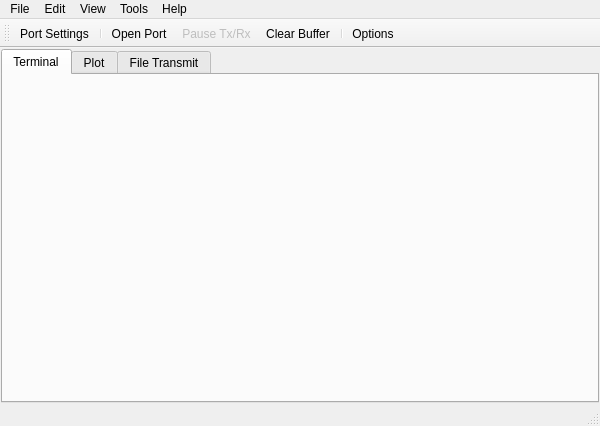
<?xml version="1.0" encoding="UTF-8"?>
<ui version="4.0">
 <author>官文亮</author>
 <class>MainWindow</class>
 <widget class="QMainWindow" name="MainWindow">
  <property name="geometry">
   <rect>
    <x>0</x>
    <y>0</y>
    <width>600</width>
    <height>426</height>
   </rect>
  </property>
  <property name="sizePolicy">
   <sizepolicy hsizetype="Preferred" vsizetype="Preferred">
    <horstretch>0</horstretch>
    <verstretch>0</verstretch>
   </sizepolicy>
  </property>
  <property name="windowTitle">
   <string notr="true">SerialTool</string>
  </property>
  <property name="windowIcon">
   <iconset resource="../resource/serialtool.qrc">
    <normaloff>:/SerialTool/images/icon.ico</normaloff>:/SerialTool/images/icon.ico</iconset>
  </property>
  <widget class="QWidget" name="centralWidget">
   <property name="sizePolicy">
    <sizepolicy hsizetype="Expanding" vsizetype="Expanding">
     <horstretch>0</horstretch>
     <verstretch>0</verstretch>
    </sizepolicy>
   </property>
   <property name="maximumSize">
    <size>
     <width>16777215</width>
     <height>16777215</height>
    </size>
   </property>
   <layout class="QVBoxLayout" name="verticalLayout_2">
    <property name="spacing">
     <number>3</number>
    </property>
    <property name="leftMargin">
     <number>1</number>
    </property>
    <property name="topMargin">
     <number>1</number>
    </property>
    <property name="rightMargin">
     <number>1</number>
    </property>
    <property name="bottomMargin">
     <number>1</number>
    </property>
    <item>
     <widget class="QTabWidget" name="tabWidget">
      <property name="sizePolicy">
       <sizepolicy hsizetype="Expanding" vsizetype="Expanding">
        <horstretch>0</horstretch>
        <verstretch>0</verstretch>
       </sizepolicy>
      </property>
      <property name="currentIndex">
       <number>0</number>
      </property>
      <widget class="QWidget" name="tabTerminal">
       <attribute name="title">
        <string>Terminal</string>
       </attribute>
       <layout class="QVBoxLayout" name="verticalLayout_3">
        <property name="spacing">
         <number>2</number>
        </property>
        <property name="leftMargin">
         <number>2</number>
        </property>
        <property name="topMargin">
         <number>2</number>
        </property>
        <property name="rightMargin">
         <number>2</number>
        </property>
        <property name="bottomMargin">
         <number>2</number>
        </property>
        <item>
         <widget class="TerminalView" name="terminal" native="true"/>
        </item>
       </layout>
      </widget>
      <widget class="QWidget" name="tabOsc">
       <attribute name="title">
        <string>Plot</string>
       </attribute>
       <widget class="Oscilloscope" name="oscPlot" native="true">
        <property name="geometry">
         <rect>
          <x>0</x>
          <y>0</y>
          <width>592</width>
          <height>297</height>
         </rect>
        </property>
       </widget>
      </widget>
      <widget class="QWidget" name="tabFileTrans">
       <attribute name="title">
        <string>File Transmit</string>
       </attribute>
       <layout class="QHBoxLayout" name="horizontalLayout_2">
        <property name="spacing">
         <number>0</number>
        </property>
        <property name="leftMargin">
         <number>0</number>
        </property>
        <property name="topMargin">
         <number>0</number>
        </property>
        <property name="rightMargin">
         <number>0</number>
        </property>
        <property name="bottomMargin">
         <number>0</number>
        </property>
        <item>
         <widget class="FileTransmitView" name="fileTransmit" native="true"/>
        </item>
       </layout>
      </widget>
     </widget>
    </item>
   </layout>
  </widget>
  <widget class="QMenuBar" name="menuBar">
   <property name="geometry">
    <rect>
     <x>0</x>
     <y>0</y>
     <width>600</width>
     <height>23</height>
    </rect>
   </property>
   <widget class="QMenu" name="menu">
    <property name="title">
     <string>File</string>
    </property>
    <addaction name="actionOpen"/>
    <addaction name="actionSave"/>
    <addaction name="separator"/>
    <addaction name="actionClose"/>
   </widget>
   <widget class="QMenu" name="menu_2">
    <property name="title">
     <string>Tools</string>
    </property>
    <addaction name="actionOption"/>
    <addaction name="actionValueDisplay"/>
    <addaction name="actionVedioBox"/>
   </widget>
   <widget class="QMenu" name="menu_3">
    <property name="title">
     <string>Edit</string>
    </property>
    <addaction name="portSwitchAction"/>
    <addaction name="portRunAction"/>
    <addaction name="clearAction"/>
    <addaction name="separator"/>
    <addaction name="portSetAction"/>
   </widget>
   <widget class="QMenu" name="menu_4">
    <property name="title">
     <string>View</string>
    </property>
    <addaction name="actionVisibleTab0"/>
    <addaction name="actionVisibleTab1"/>
    <addaction name="actionVisibleTab2"/>
    <addaction name="separator"/>
    <addaction name="actionVisibleToolbar"/>
    <addaction name="actionVisibleStatusBar"/>
    <addaction name="separator"/>
    <addaction name="actionStaysOnTop"/>
   </widget>
   <widget class="QMenu" name="menu_5">
    <property name="title">
     <string>Help</string>
    </property>
    <addaction name="actionWiki"/>
    <addaction name="actionAbout"/>
   </widget>
   <addaction name="menu"/>
   <addaction name="menu_3"/>
   <addaction name="menu_4"/>
   <addaction name="menu_2"/>
   <addaction name="menu_5"/>
  </widget>
  <widget class="QToolBar" name="toolBar1">
   <property name="windowTitle">
    <string>Tool Bar</string>
   </property>
   <property name="allowedAreas">
    <set>Qt::BottomToolBarArea|Qt::TopToolBarArea</set>
   </property>
   <attribute name="toolBarArea">
    <enum>TopToolBarArea</enum>
   </attribute>
   <attribute name="toolBarBreak">
    <bool>false</bool>
   </attribute>
   <addaction name="portSetAction"/>
   <addaction name="separator"/>
   <addaction name="portSwitchAction"/>
   <addaction name="portRunAction"/>
   <addaction name="clearAction"/>
   <addaction name="separator"/>
   <addaction name="actionOption"/>
  </widget>
  <widget class="QStatusBar" name="statusBar"/>
  <action name="actionSave">
   <property name="icon">
    <iconset resource="../resource/serialtool.qrc">
     <normaloff>:/SerialTool/images/save.ico</normaloff>:/SerialTool/images/save.ico</iconset>
   </property>
   <property name="text">
    <string>Save</string>
   </property>
   <property name="shortcut">
    <string>Ctrl+S</string>
   </property>
  </action>
  <action name="actionOption">
   <property name="icon">
    <iconset resource="../resource/serialtool.qrc">
     <normaloff>:/SerialTool/images/config.ico</normaloff>:/SerialTool/images/config.ico</iconset>
   </property>
   <property name="text">
    <string>Options</string>
   </property>
  </action>
  <action name="portSwitchAction">
   <property name="icon">
    <iconset resource="../resource/serialtool.qrc">
     <normaloff>:/SerialTool/images/connect.ico</normaloff>:/SerialTool/images/connect.ico</iconset>
   </property>
   <property name="text">
    <string>Open Port</string>
   </property>
   <property name="shortcut">
    <string>Alt+S</string>
   </property>
  </action>
  <action name="portRunAction">
   <property name="enabled">
    <bool>false</bool>
   </property>
   <property name="icon">
    <iconset resource="../resource/serialtool.qrc">
     <normaloff>:/SerialTool/images/pause.ico</normaloff>
     <activeoff>:/SerialTool/images/pause.png</activeoff>:/SerialTool/images/pause.ico</iconset>
   </property>
   <property name="text">
    <string>Pause Tx/Rx</string>
   </property>
   <property name="shortcut">
    <string>Alt+R</string>
   </property>
  </action>
  <action name="clearAction">
   <property name="icon">
    <iconset resource="../resource/serialtool.qrc">
     <normaloff>:/SerialTool/images/clear.ico</normaloff>:/SerialTool/images/clear.ico</iconset>
   </property>
   <property name="text">
    <string>Clear Buffer</string>
   </property>
   <property name="shortcut">
    <string>Alt+C</string>
   </property>
  </action>
  <action name="portSetAction">
   <property name="icon">
    <iconset resource="../resource/serialtool.qrc">
     <normaloff>:/SerialTool/images/port config.ico</normaloff>:/SerialTool/images/port config.ico</iconset>
   </property>
   <property name="text">
    <string>Port Settings</string>
   </property>
  </action>
  <action name="actionClose">
   <property name="icon">
    <iconset resource="../resource/serialtool.qrc">
     <normaloff>:/SerialTool/images/exit.ico</normaloff>:/SerialTool/images/exit.ico</iconset>
   </property>
   <property name="text">
    <string>Close</string>
   </property>
  </action>
  <action name="actionVisibleToolbar">
   <property name="checkable">
    <bool>true</bool>
   </property>
   <property name="checked">
    <bool>true</bool>
   </property>
   <property name="text">
    <string>Tool Bar</string>
   </property>
  </action>
  <action name="actionVisibleTab0">
   <property name="checkable">
    <bool>true</bool>
   </property>
   <property name="text">
    <string>Terminal</string>
   </property>
   <property name="toolTip">
    <string>Tester</string>
   </property>
  </action>
  <action name="actionVisibleTab1">
   <property name="checkable">
    <bool>true</bool>
   </property>
   <property name="text">
    <string>Plot</string>
   </property>
  </action>
  <action name="actionVisibleStatusBar">
   <property name="checkable">
    <bool>true</bool>
   </property>
   <property name="checked">
    <bool>true</bool>
   </property>
   <property name="text">
    <string>Status Bar</string>
   </property>
  </action>
  <action name="actionAbout">
   <property name="text">
    <string>About</string>
   </property>
   <property name="shortcut">
    <string>F1</string>
   </property>
  </action>
  <action name="actionVedioBox">
   <property name="text">
    <string>Vedio Box</string>
   </property>
  </action>
  <action name="actionVisibleTab2">
   <property name="checkable">
    <bool>true</bool>
   </property>
   <property name="text">
    <string>File Transmit</string>
   </property>
  </action>
  <action name="actionWiki">
   <property name="text">
    <string>Wiki</string>
   </property>
   <property name="toolTip">
    <string>Wiki</string>
   </property>
  </action>
  <action name="actionOpen">
   <property name="icon">
    <iconset resource="../resource/serialtool.qrc">
     <normaloff>:/SerialTool/images/open.ico</normaloff>:/SerialTool/images/open.ico</iconset>
   </property>
   <property name="text">
    <string>Open</string>
   </property>
   <property name="toolTip">
    <string>Open</string>
   </property>
   <property name="shortcut">
    <string>Ctrl+O</string>
   </property>
  </action>
  <action name="actionValueDisplay">
   <property name="text">
    <string>Value Display</string>
   </property>
  </action>
  <action name="actionStaysOnTop">
   <property name="icon">
    <iconset>
     <normaloff>:/SerialTool/images/pin_up.png</normaloff>:/SerialTool/images/pin_up.png</iconset>
   </property>
   <property name="text">
    <string>Stays On Top</string>
   </property>
  </action>
 </widget>
 <layoutdefault spacing="6" margin="11"/>
 <customwidgets>
  <customwidget>
   <class>Oscilloscope</class>
   <extends>QWidget</extends>
   <header>oscilloscope.h</header>
   <container>1</container>
  </customwidget>
  <customwidget>
   <class>FileTransmitView</class>
   <extends>QWidget</extends>
   <header>filetransmitview.h</header>
   <container>1</container>
  </customwidget>
  <customwidget>
   <class>TerminalView</class>
   <extends>QWidget</extends>
   <header>terminalview.h</header>
   <container>1</container>
  </customwidget>
 </customwidgets>
 <resources>
  <include location="../resource/serialtool.qrc"/>
 </resources>
 <connections/>
</ui>
